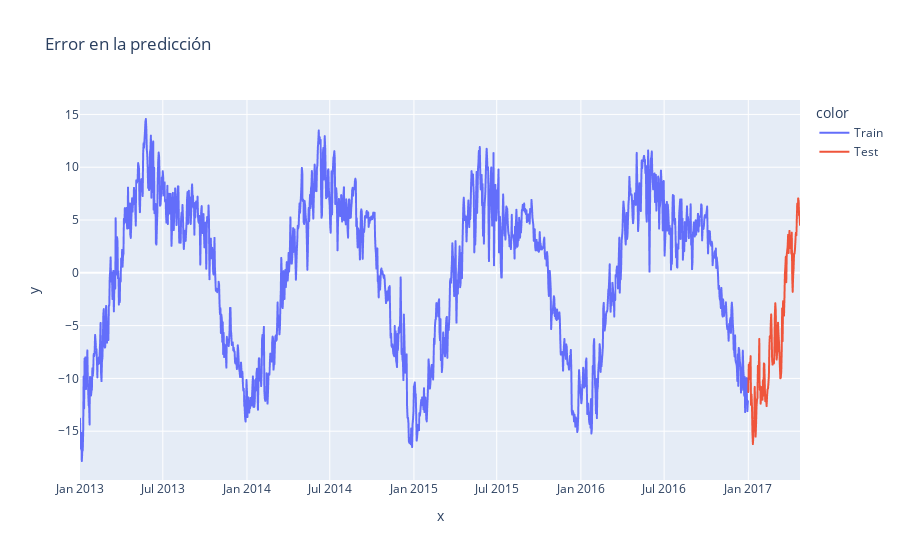

Notebook source saved alongside this figure:
### Markdown cell above
Como era de esperar y considerando la aproximación simplista que utilizamos, el modelo entrenado tiene una performance altamente mejorable. Sin embargo nos entrega un excelente baseline para empezar a mejorar nuestro forecast.

Veamos ahora la distribución de los errores en para la serie:

### Code cell
# calculamos errores de train y test
error_train = y_train - train_pred
error_test = y_test - test_pred
error = pd.concat([error_train, error_test])

# graficamos errores
fig = px.line(x = df.date, y=error, title='Error en la predicción', color = df.set)
fig.show()
